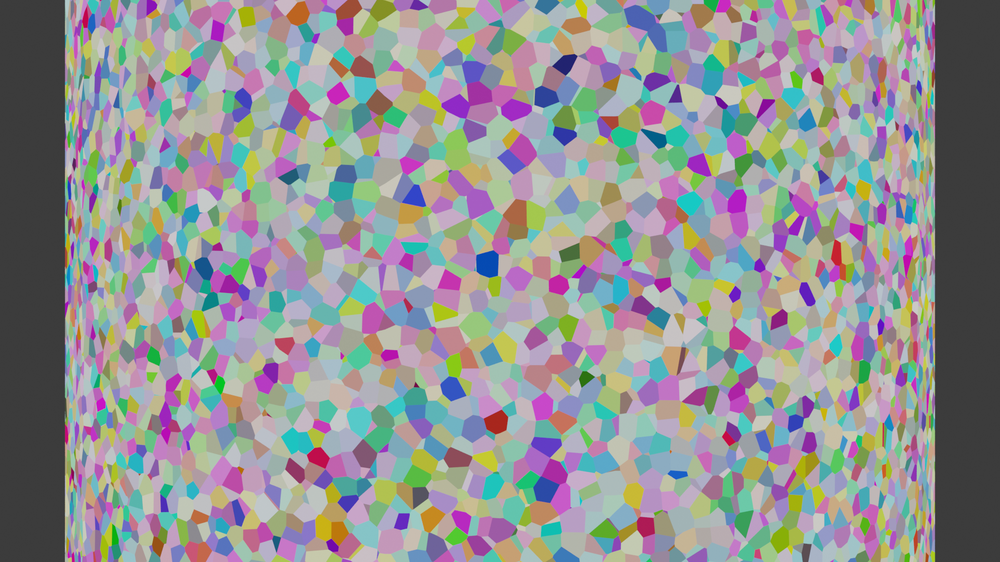
#> input picture MultiView/Synthetic_OctPrism/0001.png, 1000 x 562 px, shrunk from 1920 x 1080 before the run, found by its file name
$ python Run_FeatureMatch.py --img1 BlenderScene_OctPrism/0001.png --img2 BlenderScene_OctPrism/0002.png --result_csv tmp/0001_0002.csv
#> lines starting #> are read from the running program, lines starting #| are printed output that depends on the picture; after the words box and inside, x2 and y2 are one past the last pixel; in counts of white or black regions, pixels touching at a corner belong together
# https://docs.opencv.org/3.4/dc/dc3/tutorial_py_matcher.html

# commandline examples
# python Run_FeatureMatch.py --img1 BlenderScene_OctPrism/0001.png --img2 BlenderScene_OctPrism/0002.png --result_csv tmp/0001_0002.csv

import argparse
import os
from Common import *
import numpy as np
import cv2 as cv
import matplotlib.pyplot as plt


def Draw_MatchedPoints(
    img1, kp1, img2, kp2, good, matchesMask, M, matchedpoints_img_path
):
    """
    マッチした特徴点の可視化画像をPNGとして保存します。
    2枚の画像を横に並べ、RANSACで求めたホモグラフィの矩形と、
    インライア(外れ値でない)の対応点のみを線で結んで描画します。

    引数:
        img1: 1枚目の画像 (グレースケール)
        kp1 : 1枚目の特徴点リスト
        img2: 2枚目の画像 (グレースケール)
        kp2 : 2枚目の特徴点リスト
        good: 抽出された対応点のマッチリスト
        matchesMask: 各対応点がインライアかどうかを表す0/1のリスト
        M   : ホモグラフィ行列 (cv.findHomography の出力)
        save_path: 保存先PNGファイルのパス
    """
    h, w = img1.shape
    pts = np.float32([[0, 0], [0, h - 1], [w - 1, h - 1], [w - 1, 0]]).reshape(-1, 1, 2)
    dst = cv.perspectiveTransform(pts, M)
    img2 = cv.polylines(img2, [np.int32(dst)], True, 255, 3, cv.LINE_AA)
    draw_params = dict(
        matchColor=(0, 255, 0),  # draw matches in green color
        singlePointColor=None,
        matchesMask=matchesMask,  # draw only inliers
        flags=2,
    )
    img3 = cv.drawMatches(img1, kp1, img2, kp2, good, None, **draw_params)
    out_dir = os.path.dirname(matchedpoints_img_path)
    if out_dir:
        os.makedirs(out_dir, exist_ok=True)
    plt.imsave(matchedpoints_img_path, img3)


def Extract_GoodMatches(matches, ratio):
    """
    Lowe's ratio test により良好なマッチのみを抽出します。
    最良のマッチ距離が2番目のマッチ距離の ratio 倍未満のものを採用します。

    引数:
        matches: flann.knnMatch の出力 (各要素は (m, n) の2つのマッチ)
        ratio  : 採用判定のしきい値 (小さいほど厳しく絞り込む)

    戻り値:
        good: 条件を満たしたマッチのリスト
        lratios: good の各マッチに対応する Lowe's ratio 値 (m.distance / n.distance) のリスト
    """
    good = []
    lratios = []
    for m, n in matches:
        if m.distance < ratio * n.distance:
            good.append(m)
            lratios.append(m.distance / n.distance)
    return good, lratios


def SIFT_FLANN2(img1, img2, Lowes_ratio=0.7, ransac_threshold=5.0, save_png=None):
    """
    2枚の画像からSIFT特徴点を抽出し、FLANNで対応点を求めます。
    Lowe's ratio test で絞り込み、さらに必要に応じて RANSAC(ホモグラフィ)で
    外れ値を除去した後、対応点ペアの座標リストを返します。

    引数:
        img1: 1枚目の画像 (グレースケール)
        img2: 2枚目の画像 (グレースケール)
        Lowes_ratio: Lowe's ratio test のしきい値 (大きいほど候補が増える)
        ransac_threshold: ホモグラフィRANSACの再投影誤差しきい値 (大きいほど候補が増える)
        save_png: 指定すると、対応点の可視化画像をこのパスにPNG保存する

    戻り値:
        xy_pair: インライアの対応点ペアのリスト
                 [[ (x1,y1), (x2,y2), ratio, reproj_error ], ...]
                 各要素には Lowe's ratio 値と再投影誤差(pixel)を含む。
    """
    sift = cv.SIFT_create()
    kp1, des1 = sift.detectAndCompute(img1, None)
    kp2, des2 = sift.detectAndCompute(img2, None)
    FLANN_INDEX_KDTREE = 1
    index_params = dict(algorithm=FLANN_INDEX_KDTREE, trees=5)
    search_params = dict(checks=50)
    flann = cv.FlannBasedMatcher(index_params, search_params)
    matches = flann.knnMatch(des1, des2, k=2)

    good, lratios = Extract_GoodMatches(matches, Lowes_ratio)

    if len(good) < 4:
        print(f"SIFT_FLANN2: too few matches for findHomography ({len(good)} < 4)")
        return []

    src_pts = np.float32([kp1[m.queryIdx].pt for m in good]).reshape(-1, 1, 2)
    dst_pts = np.float32([kp2[m.trainIdx].pt for m in good]).reshape(-1, 1, 2)

    M, mask = cv.findHomography(src_pts, dst_pts, cv.RANSAC, ransac_threshold)
    print(f"Homography={M}")
    if M is None or mask is None:
        print("SIFT_FLANN2: findHomography failed (no inlier homography)")
        return []
    matchesMask = mask.ravel().tolist()

    # インライア点のホモグラフィ再投影誤差 (pixel) を計算
    reproj_errors = None
    if len(src_pts) >= 4:
        proj_pts = cv.perspectiveTransform(src_pts, M)
        reproj_errors = np.linalg.norm(proj_pts - dst_pts, axis=2).ravel()

    if save_png is not None:
        Draw_MatchedPoints(img1, kp1, img2, kp2, good, matchesMask, M, save_png)

    xy_pair = []
    for i, m in enumerate(good):
        # print(f"i={i} m={m} mm={matchesMask[i]}")
        if matchesMask[i] != 0:
            # print(f"kp1 {kp1[m.queryIdx].pt} kp2 {kp2[m.trainIdx].pt}")
            err = float(reproj_errors[i]) if reproj_errors is not None else float("nan")
            xy_pair.append([kp1[m.queryIdx].pt, kp2[m.trainIdx].pt, lratios[i], err])

    # 多重マッチの重複除去:
    # 各対応点ペアを信頼度の高い順 (再投影誤差小 / Lowe's ratio 小) に並べ、
    # 同一の画像1側キーポイントと画像2側キーポイントが重複しないように1対1対応のみ残す
    # (reproj_errors が無いときの NaN は最後尾に置く)
    xy_pair.sort(key=lambda p: p[3] if np.isfinite(p[3]) else np.inf)

    seen_q = set()
    seen_t = set()
    unique = []
    for p in xy_pair:
        q = tuple(p[0])
        t = tuple(p[1])
        if q in seen_q or t in seen_t:
            continue
        seen_q.add(q)
        seen_t.add(t)
        unique.append(p)
    return unique


def Run_FeatureMatch(
    img1_path,
    img2_path,
    result_matchedpoints_csv_path,
    Lowes_ratio,
    homography_ransac_threshold,
    result_matchedpoints_img_path,
):
    """
    2枚の画像を読み込み、SIFT+FLANNで対応点を求め、CSV (と可視化PNG) を出力します。

    引数:
        args: コマンドライン引数 (img1, img2, result_csv, ratio, ransac_threshold, png_path)

    戻り値:
        True: 成功
        False: 失敗
    """
#> called with img1_path = 'BlenderScene_OctPrism/0001.png', img2_path = 'BlenderScene_OctPrism/0002.png', result_matchedpoints_csv_path = 'tmp/0001_0002.csv', Lowes_ratio = 0.7, homography_ransac_threshold = 35, result_matchedpoints_img_path = 'tmp/0001_0002.png'
    img1 = cv.imread(img1_path, cv.IMREAD_GRAYSCALE)  # queryImage
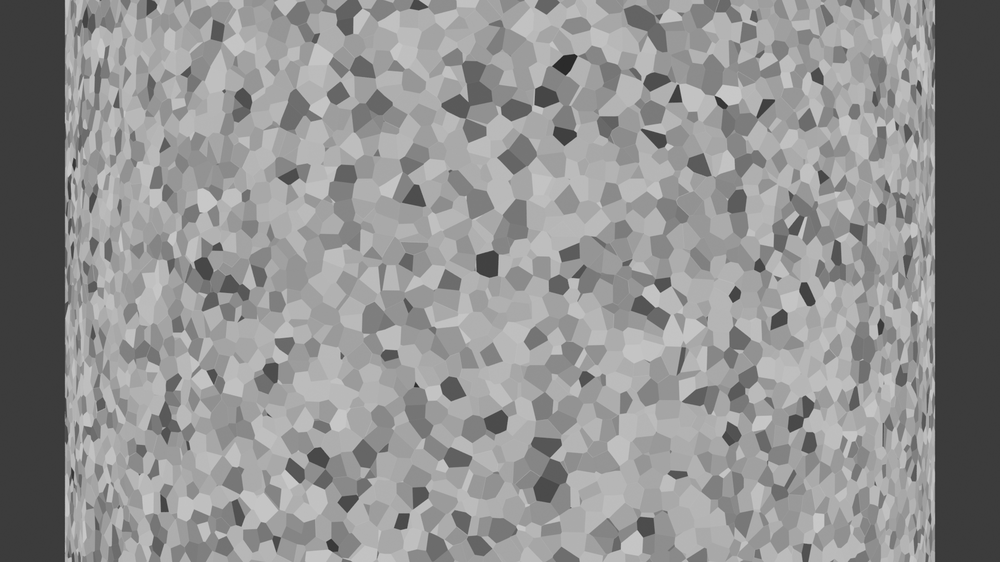
#> img1: shape (562, 1000); min 30, max 208, mean 145.4
    img2 = cv.imread(img2_path, cv.IMREAD_GRAYSCALE)  # trainImage
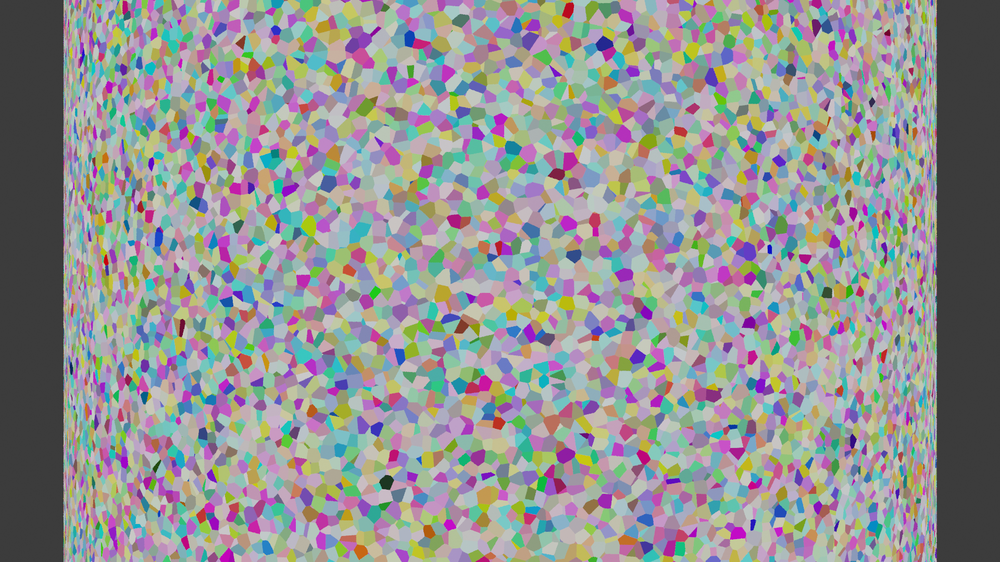
#> input picture MultiView/Synthetic_OctPrism/0002.png, 1000 x 562 px, shrunk from 1920 x 1080 before the run, found by its file name
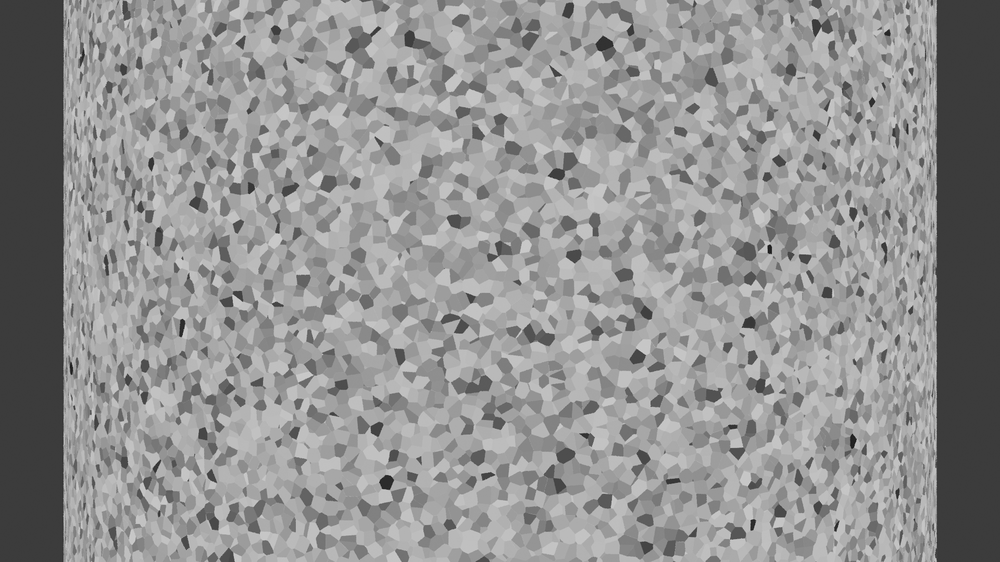
#> img2: shape (562, 1000); min 22, max 210, mean 146.3

    img1_Width = img1.shape[1]
#> img1_Width = 1000
    img1_Height = img1.shape[0]
#> img1_Height = 562

    xy_pair = SIFT_FLANN2(
        img1,
        img2,
        Lowes_ratio,
        homography_ransac_threshold,
        result_matchedpoints_img_path,
    )
#> in SIFT_FLANN2, `kp1, des1 = sift.detectAndCompute(img1, None)`: kp1 = 2580 keypoints; strongest (x, y, size): (565, 64, 12.3), (676, 97, 8), (720, 102, 5.7), (416, 385, 2.8)
#> in SIFT_FLANN2, `kp2, des2 = sift.detectAndCompute(img2, None)`: kp2 = 4737 keypoints; strongest (x, y, size): (386, 482, 8.7), (769, 248, 3.6), (753, 522, 4.1), (888, 33, 3.8)
#> in SIFT_FLANN2, `matches = flann.knnMatch(des1, des2, k=2)`: matches = 2580 matches
#> after the loop in Extract_GoodMatches, `for m, n in matches:`: good = 47 matches; lratios = 47 values, max 0.698 at index 6, min 0.475 at index 11, mean 0.627
#> in SIFT_FLANN2, `good, lratios = Extract_GoodMatches(matches, Lowes_ratio)`: good = 47 matches
#> in SIFT_FLANN2, `src_pts = np.float32([kp1[m.queryIdx].pt for m in good]).reshape(-1, 1..`: src_pts = 47 rows, first 8: [98.42, 172.4], [149.4, 75.52], [159.6, 461.7], [181.6, 428], [218.2, 550.1], [221.9, 507.3], [239.4, 492.4], [252.6, 423.3]
#> in SIFT_FLANN2, `dst_pts = np.float32([kp2[m.trainIdx].pt for m in good]).reshape(-1, 1..`: dst_pts = 47 rows, first 8: [408.6, 85.95], [215.1, 481], [462.3, 413.9], [774.1, 128.5], [490.1, 50.28], [338.3, 103.4], [542.7, 80.17], [407.9, 316.5]
#> in SIFT_FLANN2, `M, mask = cv.findHomography(src_pts, dst_pts, cv.RANSAC, ransac_thresh..`: M = [[-0.355, -0.245, 368.8], [-0.0571, -0.13, 99.78], [-0.000751, -0.00105, 1]]; mask = 47 values, max 1 at index 0, min 0 at index 1, mean 0.128
#| Homography=[[-3.54811170e-01 -2.44689849e-01  3.68785076e+02]
#|  [-5.71169697e-02 -1.30226714e-01  9.97818330e+01]
#|  [-7.50843141e-04 -1.05424854e-03  1.00000000e+00]]
#> in SIFT_FLANN2, `matchesMask = mask.ravel().tolist()`: matchesMask has the same summary as mask
#> in SIFT_FLANN2, `proj_pts = cv.perspectiveTransform(src_pts, M)`: proj_pts = 47 rows, first 8: [391.9, 96.34], [367.8, 100.7], [506.3, 77.62], [484, 81.65], [611.8, 61.21], [555.7, 70.49], [542.5, 73], [482.3, 83.03]
#> in SIFT_FLANN2, `reproj_errors = np.linalg.norm(proj_pts - dst_pts, axis=2).ravel()`: reproj_errors = 47 values, max 57078.6 at index 26, min 7.17 at index 6, mean 1463.8
#> in Draw_MatchedPoints, `dst = cv.perspectiveTransform(pts, M)`: dst = [[368.8, 99.78], [566.6, 65.41], [360, 88.82], [57.34, 171]]
#> in Draw_MatchedPoints, `img2 = cv.polylines(img2, [np.int32(dst)], True, 255, 3, cv.LINE_AA)`:
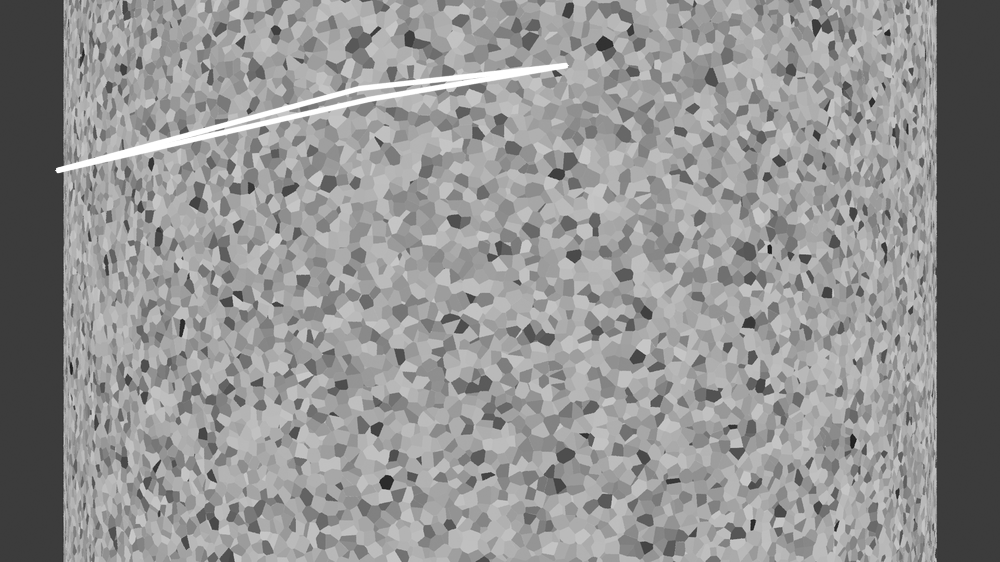
#> img2: shape (562, 1000); 1.11% of pixels changed, all inside (x1, y1, x2, y2) = (54, 62, 570, 174)
#> in Draw_MatchedPoints, `draw_params = dict( matchColor=(0, 255, 0),`: draw_params = 4 items
#> in Draw_MatchedPoints, `img3 = cv.drawMatches(img1, kp1, img2, kp2, good, None, **draw_params)`:
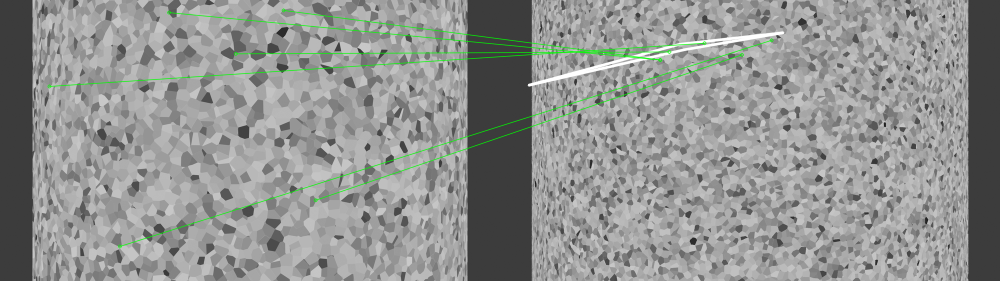
#> img3: shape (562, 2000, 3) (shown at 1/2 size); mean of channels 0, 1, 2 145.2, 147.1, 145.2; drawn as B, G, R
#> the loop in SIFT_FLANN2, `for i, m in enumerate(good): # print(f"i={i} m={m} mm={matchesMask[i]}")` made 47 passes
#> err on passes 1, 7, 15, 24, 29, 34: 19.67, 7.17, 21.02, 11.78, 25.99, 33.55
#> after the loop in SIFT_FLANN2, `for i, m in enumerate(good):`: xy_pair = 6 items
#> the loop in SIFT_FLANN2, `for p in xy_pair:` made 6 passes
#> p on passes 1 to 6: [(239.4, 492.4), (542.7, 80.17), 0.698, 7.17], [(471.1, 107.2), (338.3, 103.4), 0.666, 11.78], [(98.42, 172.4), (408.6, 85.95), 0.547, 19.67], [(337.6, 24.67), (320.1, 119.5), 0.612, 21.02], [(566.7, 20.36), (320.1, 119.5), 0.692, 25.99], [(630.9, 400), (483.4, 109.2), 0.689, 33.55]
#> after the loop in SIFT_FLANN2, `for p in xy_pair:`: seen_q = 5 items; unique = [[(239.4, 492.4), (542.7, 80.17), 0.698, 7.17], [(471.1, 107.2), (338.3, 103.4), 0.666, 11.78], [(98.42, 172.4), (408.6, 85.95), 0.547, 19.67], [(337.6, 24.67), (320.1, 119.5), 0.612, 21.02], [(630.9, 400), (483.4, 109.2), 0.689, 33.55]]
#> xy_pair has the same summary as unique in SIFT_FLANN2
    print(
        f"xy_pair count={len(xy_pair)} (Lowes_ratio={Lowes_ratio}, homography_ransac_threshold={homography_ransac_threshold})"
    )
#| xy_pair count=5 (Lowes_ratio=0.7, homography_ransac_threshold=35.0)

    if len(xy_pair) < 8:
        print("  skip: not enough feature matches")
        return False

    # 画像上のマッチ点座標を、(x,y) x右+, y下+で、画面中心を原点として保存。

    out_dir = os.path.dirname(result_matchedpoints_csv_path)
    if out_dir:
        os.makedirs(out_dir, exist_ok=True)
    shift_xy = np.array([-img1_Width * 0.5, -img1_Height * 0.5])
    CSV_Write_TwoCam_MatchedPointList(
        result_matchedpoints_csv_path,
        xy_pair,
        shift_xy,
    )
    return True


if __name__ == "__main__":
    parser = argparse.ArgumentParser(
        description="reads two images, write two cam feature point list csv"
    )
    parser.add_argument(
        "--img1",
        type=str,
        help="image 1 png file",
        default="Synthetic_OctPrism/0001.png",
    )
    parser.add_argument(
        "--img2",
        type=str,
        help="image 2 png file",
        default="Synthetic_OctPrism/0002.png",
    )
    parser.add_argument(
        "--result_csv",
        type=str,
        default="tmp/op0001_0002.csv",
        help="CSV file to write two cam feature point list",
    )
    parser.add_argument(
        "--Lowes_ratio",
        type=float,
        default=0.7,
        help="Lowe's ratio test threshold (0.7 default, larger = more candidates)",
    )
    parser.add_argument(
        "--ransac_threshold",
        type=float,
        default=35.0,
        help="RANSAC homography reprojection threshold (larger = more candidates)",
    )
    args = parser.parse_args()

    base, _ = os.path.splitext(args.result_csv)
    args.png_path = base + ".png"

    Run_FeatureMatch(
        args.img1,
        args.img2,
        args.result_csv,
        args.Lowes_ratio,
        args.ransac_threshold,
        args.png_path,
    )
